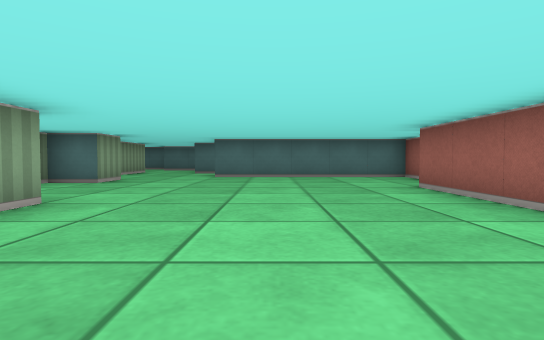
View 1 (above)

16 first-person views from a walk through a cub3D maze. The camera is about half as high as the walls, tilts 2° down and sees 80° across. The floor is counted in squares. Each view is taken from the middle of a square. On the plan, view 1 faces up. The plan holds only what a view shows up to about 9 squares ahead; the rest is blank.

View 2
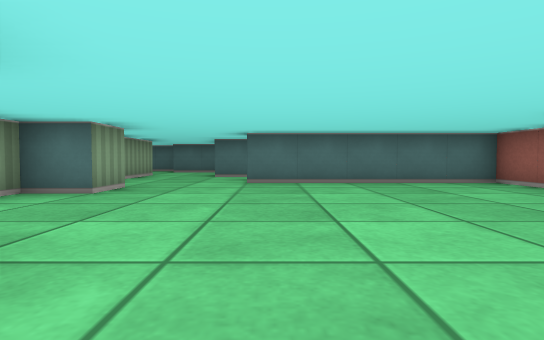

View 3
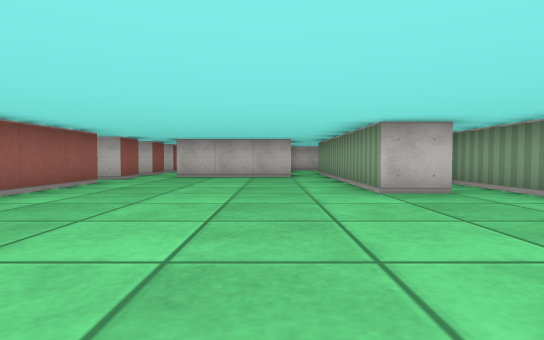

View 4
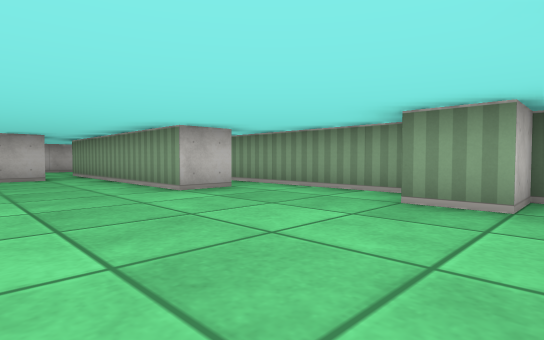

View 5
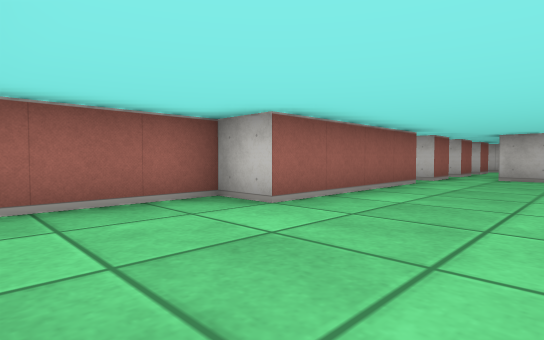

View 6
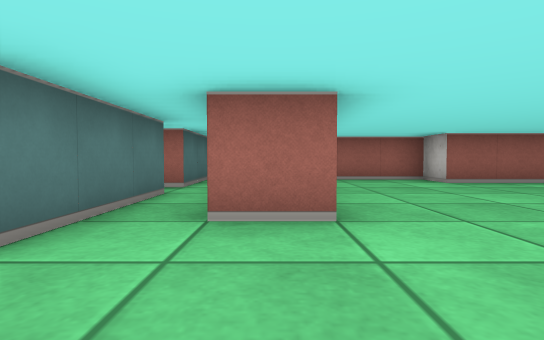

View 7
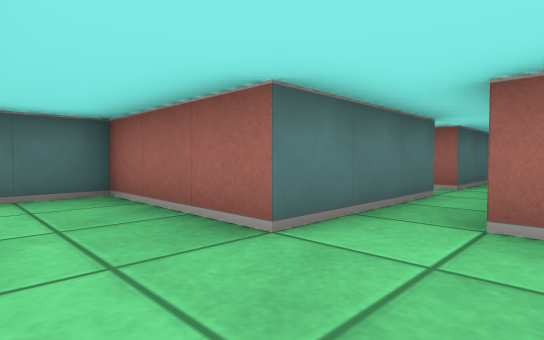

View 8
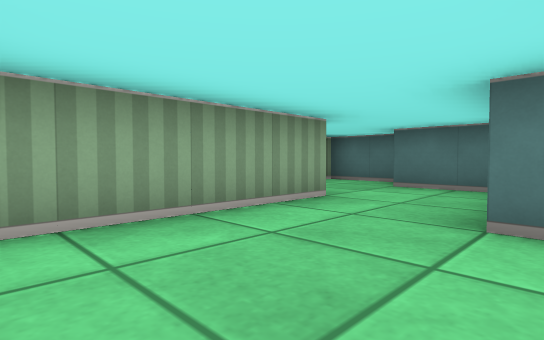

View 9
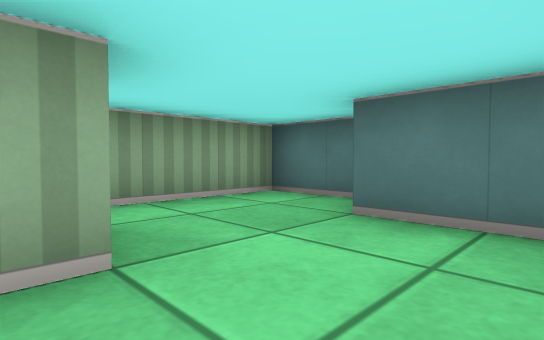

View 10
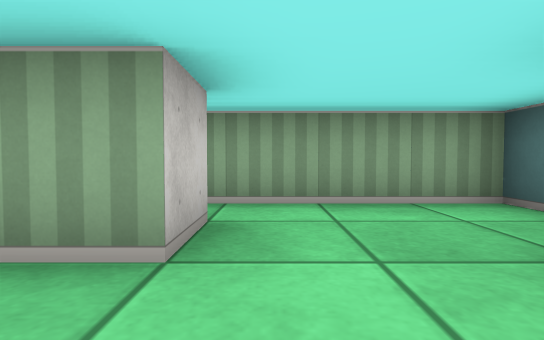

View 11
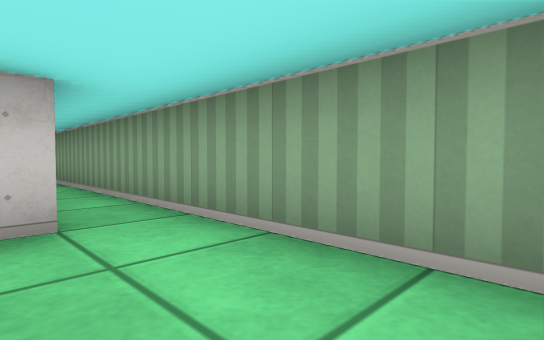

View 12
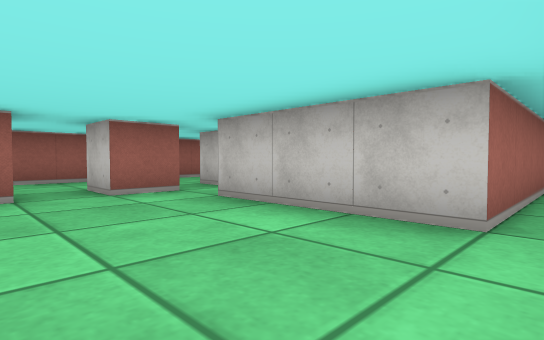

View 13
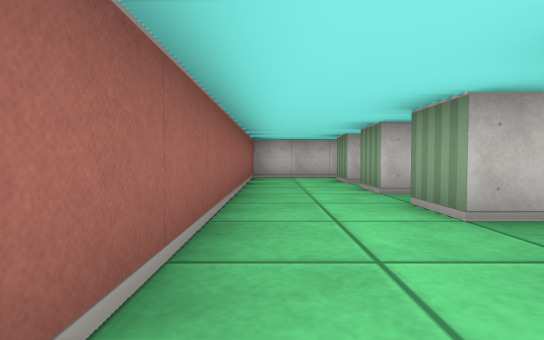

View 14
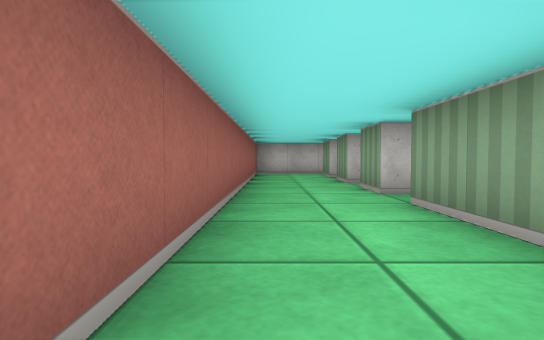

View 15
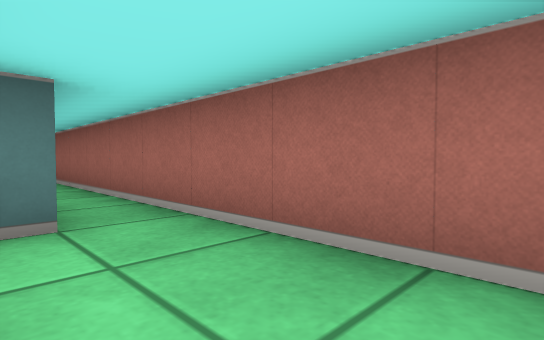

View 16
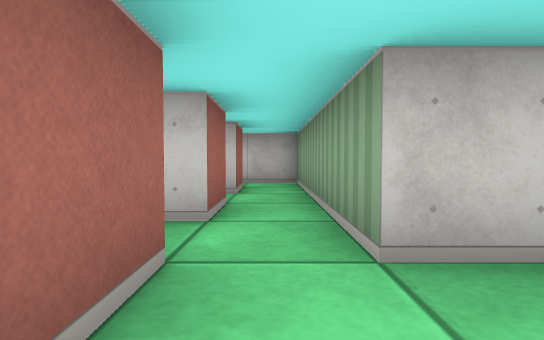

### Floor plan
Points are (right, up) in squares from view 1. A wall is a line through its corners. A room is listed if a view was taken in it or the views show most of it. See-through windows are left out.
Room 1 (views 1, 2, 3, 4, 5, 6, 7, 8, 12, 16)
walls: (-3.6, 3.5) (-2.5, 3.5) (-2.5, -0.5); (2.5, 1.4) (2.5, 5.5) (3.5, 5.5) (3.5, 8.5) (-1.5, 8.5) (-1.5, 9.5); (-1.5, -0.5) (1.5, -0.5); (0.6, 10.5) (-2.5, 10.5); (-4.5, 10.5) (-4.5, 7.5) (-3.5, 7.5) (-3.5, 6.5) (-4.5, 6.5) (-4.5, 1.6); (2.5, -0.6) (2.5, 0.5)
ways out: opening at (-3.5, 11) to room 2; opening at (2, 0.5) to room 3; opening at (-2, -1.5); opening at (-0.5, 10)
Room 2 (views 9, 10, 11)
walls: (-4.9, 14.5) (-6.5, 14.5) (-6.5, 11.5); (-5.6, 11.5) (-4.5, 11.5) (-4.5, 10.5); (-2.5, 10.5) (-2.5, 13.5) (-4.5, 13.5)
ways out: opening at (-3.5, 11) to room 1; opening at (-6, 11)
Room 3 (views 13, 14, 15)
walls: (2.5, 0.5) (3.5, 0.5) (3.5, -0.5); (1.5, -0.5) (1.5, -5.5) (5.5, -5.5) (5.5, 9.5); (2.5, -2.5) (2.5, -1.5) (3.5, -1.5) (3.5, -2.5); (3.5, 3.2) (3.5, 1.5); (4.6, 4.5) (4.1, 4.5); (2.5, -4.5) (2.5, -3.5) (3.5, -3.5) (3.5, -4.5)
ways out: opening at (2, 0.5) to room 1; opening at (5, 9)

Positions as (right, up) in squares from view 1, and headings:
1: (0, 0), facing up
2: (-1, 2), facing up
3: (-1, 8), facing down
4: (0, 8), facing down-left
5: (0, 8), facing down-right
6: (-4, 9), facing right
7: (-4, 9), facing up-right
8: (-2, 8), facing up-left
9: (-3, 11), facing up-left
10: (-3, 12), facing left
11: (-5, 14), facing down-left
12: (-2, 2), facing down-right
13: (5, 3), facing down
14: (5, 5), facing down
15: (4, 2), facing up-right
16: (2, 1), facing down
